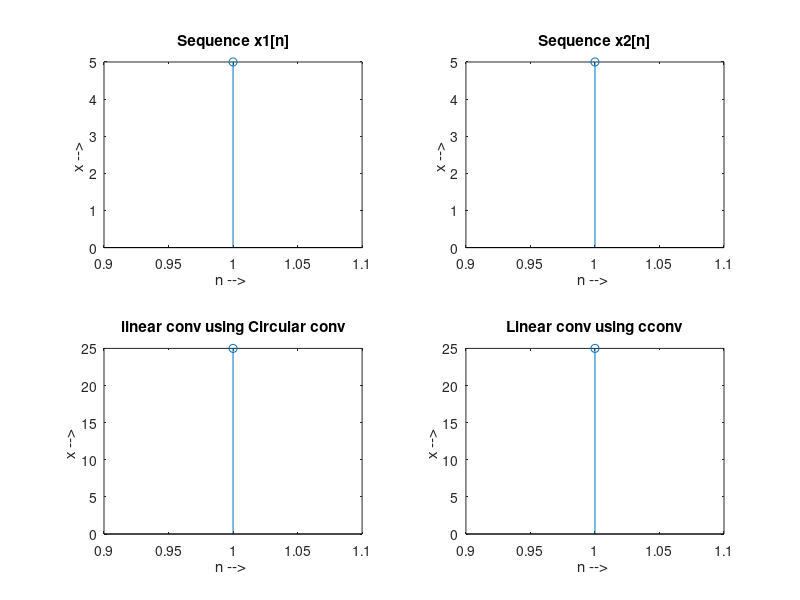

MATLAB code for this plot:
% compute linear conv using circular conv
clc
clear all;

x1 = input('Enter Sequence first : ')
x2 = input('Enter Sequence second : ')

N = length(x1) + length(x2) - 1

X1 = [x1, zeros(1, N - length(x1))]
X2 = [x2, zeros(1, N - length(x2))]
Y = zeros(1,N)

for i=1:N
    for j=1:N
        k = i-j+1;
        if k<=0
            k = N+k;
        end
        Y(i) = Y(i) + X1(j)*X2(k);
    end
end
Y

subplot(2,2,1)
stem(x1)
title('Sequence x1[n]')
xlabel('n --> ')
ylabel('x --> ')

subplot(2,2,2)
stem(x2)
title('Sequence x2[n]')
xlabel('n --> ')
ylabel('x --> ')

subplot(2,2,3)
stem(Y)
title('linear conv using Circular conv')
xlabel('n --> ')
ylabel('x --> ')

linearconv = conv(x1,x2)
subplot(2,2,4)
stem(linearconv)
title('Linear conv using cconv')
xlabel('n --> ')
ylabel('x --> ')